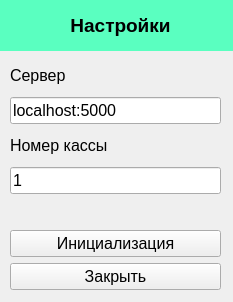
<?xml version="1.0" encoding="UTF-8"?>
<ui version="4.0">
 <class>Settings</class>
 <widget class="QWidget" name="Settings">
  <property name="geometry">
   <rect>
    <x>0</x>
    <y>0</y>
    <width>233</width>
    <height>302</height>
   </rect>
  </property>
  <property name="minimumSize">
   <size>
    <width>233</width>
    <height>302</height>
   </size>
  </property>
  <property name="maximumSize">
   <size>
    <width>233</width>
    <height>302</height>
   </size>
  </property>
  <property name="windowTitle">
   <string>Form</string>
  </property>
  <widget class="QLabel" name="label_3">
   <property name="geometry">
    <rect>
     <x>0</x>
     <y>0</y>
     <width>241</width>
     <height>51</height>
    </rect>
   </property>
   <property name="font">
    <font>
     <pointsize>14</pointsize>
     <bold>true</bold>
    </font>
   </property>
   <property name="styleSheet">
    <string notr="true">background-color: rgb(90, 255, 192);</string>
   </property>
   <property name="text">
    <string>Настройки</string>
   </property>
   <property name="alignment">
    <set>Qt::AlignCenter</set>
   </property>
  </widget>
  <widget class="QWidget" name="verticalLayoutWidget">
   <property name="geometry">
    <rect>
     <x>10</x>
     <y>60</y>
     <width>211</width>
     <height>230</height>
    </rect>
   </property>
   <layout class="QVBoxLayout" name="verticalLayout">
    <item>
     <widget class="QLabel" name="label">
      <property name="font">
       <font>
        <pointsize>12</pointsize>
       </font>
      </property>
      <property name="text">
       <string>Сервер</string>
      </property>
     </widget>
    </item>
    <item>
     <widget class="QLineEdit" name="leHost">
      <property name="font">
       <font>
        <pointsize>12</pointsize>
       </font>
      </property>
      <property name="text">
       <string>localhost:5000</string>
      </property>
     </widget>
    </item>
    <item>
     <widget class="QLabel" name="label_2">
      <property name="font">
       <font>
        <pointsize>12</pointsize>
       </font>
      </property>
      <property name="text">
       <string>Номер кассы</string>
      </property>
     </widget>
    </item>
    <item>
     <widget class="QLineEdit" name="leNumber">
      <property name="font">
       <font>
        <pointsize>12</pointsize>
       </font>
      </property>
      <property name="text">
       <string>1</string>
      </property>
     </widget>
    </item>
    <item>
     <spacer name="verticalSpacer_2">
      <property name="orientation">
       <enum>Qt::Vertical</enum>
      </property>
      <property name="sizeType">
       <enum>QSizePolicy::Fixed</enum>
      </property>
      <property name="sizeHint" stdset="0">
       <size>
        <width>20</width>
        <height>30</height>
       </size>
      </property>
     </spacer>
    </item>
    <item>
     <widget class="QPushButton" name="pbInit">
      <property name="font">
       <font>
        <pointsize>12</pointsize>
       </font>
      </property>
      <property name="text">
       <string>Инициализация</string>
      </property>
     </widget>
    </item>
    <item>
     <widget class="QPushButton" name="pbClose">
      <property name="font">
       <font>
        <pointsize>12</pointsize>
       </font>
      </property>
      <property name="text">
       <string>Закрыть</string>
      </property>
     </widget>
    </item>
   </layout>
  </widget>
 </widget>
 <resources/>
 <connections/>
</ui>
